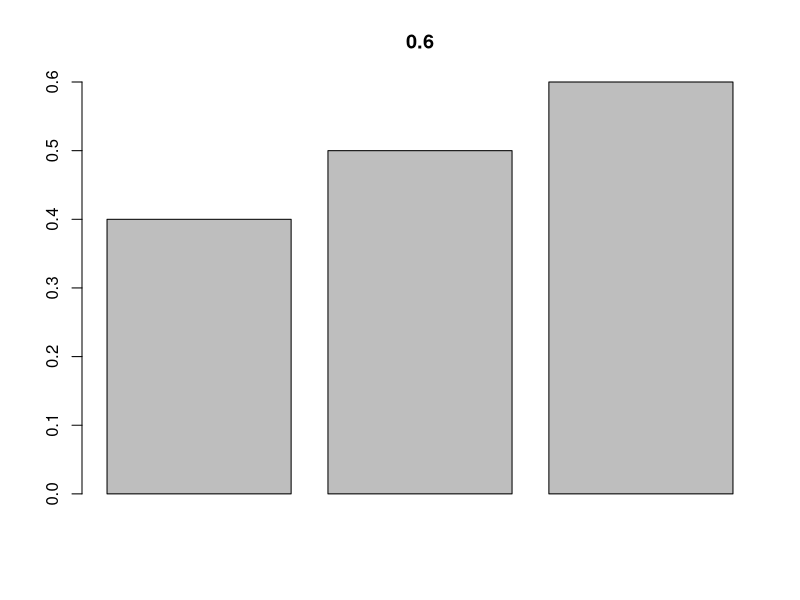
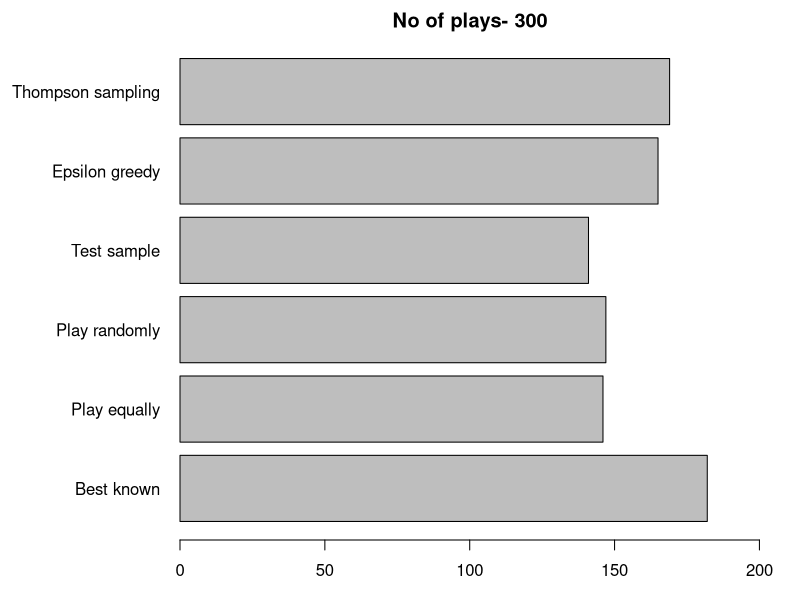

The R source for these figures, in order:
### CLEAN WORKSPACE AND SOURCE FUNCTIONS ####
# Clear all objects
rm(list=ls())

# Clear all plots
dev.off()

######################################################################################################
### “Should I go for the decision that seems to be optimal, assuming that my current knowledge 
### is reliable enough? Or should I go for a decision that seems to be sub-optimal for now, 
### making the assumption that my knowledge could be inaccurate and that gathering new information 
### could help me to improve it?”. In very simple terms, this is how we could summarise the 
### exploration-exploitation trade-off (also known as exploration-exploitation dilemma). 
### The ideas of exploration and exploitation are central to designing an expedient reinforcement 
### learning system. Below are a few examples of different strategies
######################################################################################################

# Generate 3 random probabilities
probs.random<- runif(3)
probs.random<- c(0.4, 0.5, 0.6)

# Plot 3 probs
barplot(probs.random, main= max(probs.random))

# Define number of plays to find these underlying probabilities
plays= 300

set.seed(5)

### 1.MAXIMUM ###
# Draw from known maximum probabitity 10000 times 
max.prob= max(probs.random)

wins.max= sample(c(1, 0), size= plays, replace= TRUE, prob = c(max.prob, 1-max.prob))

### 2.PLAY EACH ACTION EQUALLY ###
wins1= sample(c(1, 0), size= plays/3, replace= TRUE, prob = c(probs.random[1], 1-probs.random[1]))
wins2= sample(c(1, 0), size= plays/3, replace= TRUE, prob = c(probs.random[2], 1-probs.random[2]))
wins3= sample(c(1, 0), size= plays/3, replace= TRUE, prob = c(probs.random[3], 1-probs.random[3]))

wins.equal= sum(c(wins1, wins2, wins3))

### 3.PLAY RANDOMLY ###

play.cuml=0
for(i in 1:plays)
{
  prob.play= sample(1:3, 1)
  play= sample(c(1,0), size= 1, 
               prob= c(probs.random[prob.play], 1-probs.random[prob.play]))
  play.cuml= play.cuml+play
}

wins.random= play.cuml

### 4.TEST EACH ONE FOR A SMALL SAMPLE ###
# Play each bandit a number of times and then choose the best one
max.plays= 30

wins1= sample(c(1, 0), size= max.plays, replace= TRUE, prob = c(probs.random[1], 1-probs.random[1]))
wins2= sample(c(1, 0), size= max.plays, replace= TRUE, prob = c(probs.random[2], 1-probs.random[2]))
wins3= sample(c(1, 0), size= max.plays, replace= TRUE, prob = c(probs.random[3], 1-probs.random[3]))
wins.sum= c(sum(wins1), sum(wins2), sum(wins3))

prob.max= which.max(wins.sum)

# Play best
wins.bestprob= sample(c(1, 0), size= plays- 3*max.plays, replace= TRUE, prob = c(probs.random[prob.max], 1-probs.random[prob.max]))
wins.best= sum(c(wins1, wins2, wins3, wins.bestprob))

### 5.EPSILON GREEDY ###
# As you play the machines, you keep track of the average payout of each machine.
# Then, you select the machine with the highest current average payout with
# probability = (1 – epsilon) + (epsilon / k) where epsilon is a small value like 0.10.
# And you select machines that don’t have the highest current payout average
# with probability = epsilon / k.
win1=0
win2=0
win3=0
loss1=0
loss2=0
loss3=0
epsilon = 0.1
k = length(probs.random)
results = c(0, 0, 0)
for(i in 1:plays)
{
  # Choose random prob
  epsilon.prob = runif(1)
  # All equal or epsilon exploration
  if(min(results) == max(results) | epsilon.prob <= epsilon)
  {
    prob.play= sample(1:3, 1, prob= c(1/k, 1/k, 1/k))
  }
  if(epsilon.prob > epsilon)
  {
    prob.play= which.max(results)
  }
  play= sample(c(1,0), size= 1, prob= c(probs.random[prob.play], 1-probs.random[prob.play]))
  # Update results
  if(prob.play== 1)
  {
    win1= win1+play
    loss1= loss1+(1-play)
  }
  if(prob.play== 2)
  {
    win2= win2+play
    loss2= loss2+(1-play)
  }
  if(prob.play== 3)
  {
    win3= win3+play
    loss3= loss3+(1-play)
  }
  results = c(win1/(win1+loss1), win2/(win2+loss2), win3/(win3+loss3))
  results[is.na(results)] = 0
}

wins.epsilon= sum(win1, win2, win3)

#### THOMPSON SAMPLING ###

win1=0
win2=0
win3=0
loss1=0
loss2=0
loss3=0

for(i in 1:plays)
{
  # Draw random sample from known (posterior???) distribution
  # Without any prior information assume uniform distribution
  beta.prob1= rbeta(1, 1+win1, 1+loss1)
  beta.prob2= rbeta(1, 1+win2, 1+loss2)
  beta.prob3= rbeta(1, 1+win3, 1+loss3)
  beta.probs= c(beta.prob1, beta.prob2, beta.prob3)
  
  max.beta.prob= which.max(beta.probs)
  
  # Play highest drawn probability
  play= sample(c(1,0), size= 1, 
               prob= c(probs.random[max.beta.prob], 1-probs.random[max.beta.prob]))
  
  # Update played beta distribution
  if(max.beta.prob== 1)
  {
    win1= win1+play
    loss1= loss1+(1-play)
  }
  if(max.beta.prob== 2)
  {
    win2= win2+play
    loss2= loss2+(1-play)
  }
  if(max.beta.prob== 3)
  {
    win3= win3+play
    loss3= loss3+(1-play)
  }
}

wins.thomsamp= sum(win1, win2, win3)

# Review of strategies
par(mar = c(3, 9, 2, 2))
barplot(c(sum(wins.max), wins.equal, wins.random, wins.best, wins.epsilon, wins.thomsamp), xlim= c(0, sum(wins.max*1.1)), 
        main= paste("No of plays-", plays), 
        horiz = T,
        las= 1,
        names.arg= c('Best known', 'Play equally', 'Play randomly', 'Test sample', 'Epsilon greedy', 'Thompson sampling')) 


